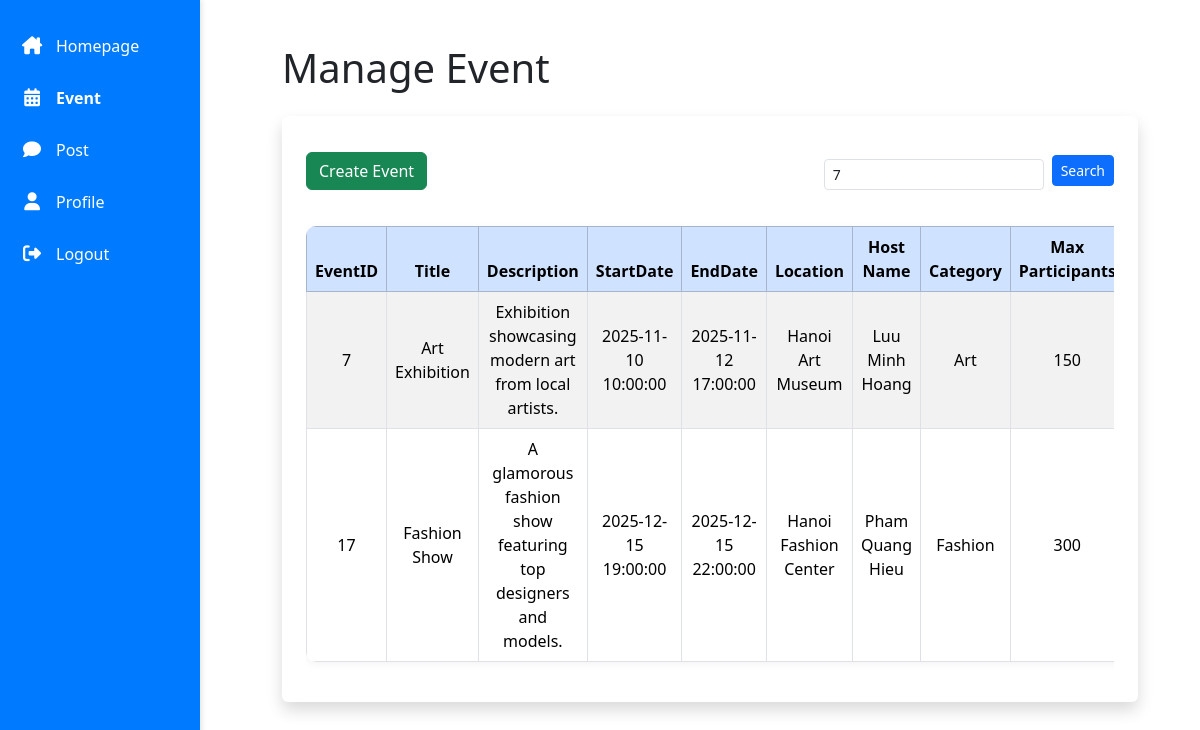
The page /event/index.php?EventID=7 (signed in) on the database its author committed.
### tables this page shows
CREATE TABLE `event` (
  `EventID` int(11) NOT NULL,
  `Title` varchar(255) NOT NULL,
  `Description` text NOT NULL,
  `StartDate` datetime NOT NULL,
  `EndDate` datetime NOT NULL,
  `Location` varchar(255) NOT NULL,
  `HostID` int(11) NOT NULL,
  `Category` varchar(50) DEFAULT NULL,
  `MaxParticipants` int(11) DEFAULT NULL,
  `note` text DEFAULT NULL
);

CREATE TABLE `user` (
  `UserID` int(11) NOT NULL,
  `FullName` varchar(255) NOT NULL,
  `Email` varchar(255) NOT NULL,
  `PhoneNumber` varchar(20) NOT NULL,
  `username` varchar(100) NOT NULL,
  `password` varchar(255) NOT NULL,
  `DateOfBirth` date NOT NULL,
  `ProfilePicture` varchar(255) DEFAULT NULL,
  `JoinDate` datetime NOT NULL
);

### event/index.php (the view, shortened to what this page needs)
<?php
    $dbhost = 'localhost';
    $dbuser = 'root';
    $dbpassword = '';
    $dbname = 'event';
    $conn = @mysqli_connect($dbhost, $dbuser, $dbpassword, $dbname)
        or die ('Failed to connect to db.');
    $sql = "SELECT e.EventID, e.Title, e.Description, e.StartDate, e.EndDate,
               e.Location, e.Category, e.MaxParticipants, u.FullName AS HostName
        FROM event e
        JOIN user u ON e.HostID = u.UserID
        WHERE 1=1";
if (isset($_GET['EventID']) && !empty($_GET['EventID'])) {
    $EventID = $_GET['EventID'];
    $sql .= " AND e.EventID LIKE '%$EventID%'";
}
$result = $conn->query($sql);
?>
<!DOCTYPE html>
<html lang="en">
<head>
    <link rel="stylesheet" href="styles.css">
    <link rel="stylesheet" href="https://cdnjs.cloudflare.com/ajax/libs/font-awesome/6.5.0/css/all.min.css">
    <link rel="stylesheet" href="https://cdn.jsdelivr.net/npm/bootstrap@5.3.3/dist/css/bootstrap.min.css">
</head>
<body class="container py-4">
<div class="sidebar">
  <a href="homepage.php"><i class="fa-solid fa-house-chimney"></i>Homepage</a>
  <a href="index.php"><i class="fa-solid fa-calendar-days"></i><strong>Event</strong></a>
  <a href="post.php"><i class="fa-solid fa-comment"></i>Post</a>
  <a href="user_profile.php"><i class="fa-solid fa-user"></i>Profile</a>
  <a href="logout.php"><i class="fa-solid fa-right-from-bracket"></i>Logout</a>
</div>
<div class="main-content">
<h1 class="mb-4"> Manage Event</h1>
<div class="bg-white shadow rounded p-4">
  <div class="d-flex justify-content-between align-items-end mb-3 flex-wrap gap-2">
    <a href="create.php" class="btn btn-success">Create Event</a>
    <form action="" class="d-flex align-items-end">
      <div class="me-2">
        <input type="text" name="EventID" id="EventID" class="form-control form-control-sm"
          placeholder="Search ID" value="<?php echo isset($_GET['EventID']) ? htmlspecialchars($_GET['EventID']) : '' ?>">
      </div>
      <button type="submit" class="btn btn-primary btn-sm mb-1">Search</button>
    </form>
  </div>
    <div class="table-responsive">
      <table class="table table-bordered table-striped table-hover align-middle">
        <thead class="table-primary">
          <tr>
            <th class="text-center">EventID</th>
            <th class="text-center">Title</th>
            <th class="text-center">Description</th>
            <th class="text-center">StartDate</th>
            <th class="text-center">EndDate</th>
            <th class="text-center">Location</th>
            <th class="text-center">Host Name</th>
            <th class="text-center">Category</th>
            <th class="text-center">Max Participants</th>
          </tr>
        </thead>
        <tbody>
        <?php while ($row = $result->fetch_assoc()): ?>
          <tr>
            <td class="text-center"><?php echo $row['EventID']; ?></td>
            <td class="text-center"><?php echo htmlspecialchars($row['Title']); ?></td>
            <td class="text-center"><?php echo htmlspecialchars($row['Description'] ?? ''); ?></td>
            <td class="text-center"><?php echo $row['StartDate']; ?></td>
            <td class="text-center"><?php echo $row['EndDate']; ?></td>
            <td class="text-center"><?php echo $row['Location']; ?></td>
            <td class="text-center"><?php echo htmlspecialchars($row['HostName']); ?></td>
            <td class="text-center"><?php echo $row['Category']; ?></td>
            <td class="text-center"><?php echo $row['MaxParticipants']; ?></td>
          </tr>
          <?php endwhile; ?>
        </tbody>
      </table>
    </div>
</div>
</div>
</body>
</html>

### event/styles.css (style rules this page uses)
body { margin: 0; font-family: Arial, sans-serif; display: flex; background-color: #f5f7fa; min-height: 100vh; }
.sidebar { width: 200px; background-color: #007bff; height: 100vh; position: fixed; top: 0; left: 0; padding-top: 20px; box-shadow: 2px 0 5px rgba(0, 0, 0, 0.1); }
.sidebar a { display: flex; align-items: center; padding: 14px 20px; text-decoration: none; font-size: 16px; color: #ffffff; transition: background-color 0.3s ease; }
.sidebar a i { margin-right: 12px; font-size: 18px; width: 24px; text-align: center; }
.main-content { margin-left: 220px; padding: 20px; width: calc(100% - 220px); box-sizing: border-box; }
table { width: 100%; border-collapse: collapse; background-color: #fff; margin-top: 20px; border-radius: 10px; overflow: hidden; box-shadow: 0 2px 8px rgba(0,0,0,0.05); }
th, td { padding: 12px 16px; text-align: left; border-bottom: 1px solid #ddd; }
th { background-color: #e9f1ff; color: #333; font-weight: 600; }
form input, form select, form textarea { width: 100%; padding: 8px 10px; margin-top: 5px; border: 1px solid #ccc; border-radius: 6px; box-sizing: border-box; }
form button { margin-top: 15px; background-color: #28a745; color: #fff; padding: 10px 16px; border: none; border-radius: 6px; cursor: pointer; }

### rows shown on the page
event: EventID "7", Title "Art Exhibition", Description "Exhibition showcasing modern art from local artists.", StartDate "2025-11-10 10:00:00", EndDate "2025-11-12 17:00:00", Location "Hanoi Art Museum", HostID.FullName "Luu Minh Hoang", Category "Art", MaxParticipants "150"
event: EventID "17", Title "Fashion Show", Description "A glamorous fashion show featuring top designers and models.", StartDate "2025-12-15 19:00:00", EndDate "2025-12-15 22:00:00", Location "Hanoi Fashion Center", HostID.FullName "Pham Quang Hieu", Category "Fashion", MaxParticipants "300"
